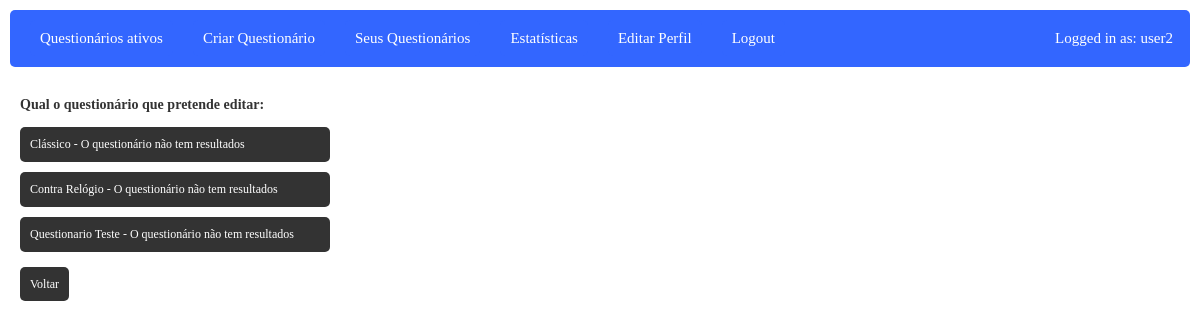
The page /php/www/editarQuestionario.php (signed in) on the database its author committed.
### tables this page shows
CREATE TABLE `users` (
  `id` int(11) NOT NULL,
  `nome` varchar(80) NOT NULL,
  `email` varchar(100) NOT NULL,
  `password` varchar(200) NOT NULL,
  `tipo` int(11) NOT NULL
);

CREATE TABLE `questionario` (
  `QuestionarioID` int(11) NOT NULL,
  `UserCriacao` int(11) NOT NULL,
  `Modo` varchar(50) NOT NULL,
  `Titulo` varchar(50) NOT NULL,
  `Descricao` text NOT NULL,
  `DataDeCriacao` date DEFAULT NULL,
  `Acesso` varchar(50) NOT NULL,
  `Dificuldade` varchar(50) NOT NULL,
  `TimerMinutos` int(11) NOT NULL,
  `TimerSegundos` int(11) NOT NULL
);

### php/www/functions.php (called while the page is built, shortened)
<?php
function loggedin(){
	if(isset($_SESSION['user_id']) && !empty($_SESSION['user_id'])){
		return true;
	}else{
		return false;
	}
}
function get_all_users($pdo){
	$statement = $pdo->prepare("SELECT * FROM users");
	$statement->execute();
	$all_users = $statement->fetchAll();
	return $all_users;
}
function get_all_questionarios($pdo){
    $statement = $pdo->prepare("SELECT * FROM questionario");
    $statement->execute();
    $all_questionarios = $statement->fetchAll();
    return $all_questionarios;
}

### php/www/editarQuestionario.php (the view, shortened to what this page needs)
<html>
<link rel='stylesheet' href='style.css'/>
<?php
include 'functions.php';
include 'header.php';
$pdo = create_database_connection();
?>
<div class='container'>
	<h3>Qual o questionário que pretende editar:</h3>
	<?php
		$questionarios=get_all_questionarios($pdo);
		$resultados=get_all_resultados($pdo);
		foreach($questionarios as $questionario){
			$respondido=0;
			$questionario_id=$questionario["QuestionarioID"];
			$questionario_titulo=$questionario["Titulo"];
			foreach($resultados as $resultado){
				if($resultado['QuestionarioID']==$questionario_id){
					$respondido=1;
				}
			}
			if($respondido==0){
				echo "<a href='editarQuestionarioEscolha.php?questionario=$questionario_id' class='box' style='display:block' >$questionario_titulo - O questionário não tem resultados</a>";
			}
		}
		?>
		<a href='gerirQuestionarios.php' class='box'>Voltar</a>
</div>
</body>
</html>

### php/www/header.php (shortened to what this page needs)
<div id='title_bar'>
<ul>
	<?php
	if(loggedin()){
		?>
		<?php
		$my_id=$_SESSION['user_id'];
		$pdo = create_database_connection();
		$users=get_all_users($pdo);
        $questionarios=get_all_questionarios($pdo);
        ?><li><a href='questionariosAtivos.php'>Questionários ativos</a></li><?php
        ?><li><a href='introduzirQuestionarioModo.php'>Criar Questionário</a></li><?php
        ?><li><a href='opcoesSeusQuestionarios.php' class='box' >Seus Questionários</a></li><?php
		foreach($users as $user){
			$user_id=$user["id"];
			if($user_id==$my_id){
				if($user['tipo']==1){
					?>
                    <li><a href='apagarQuestionario.php'>Apagar Questionários</a></li>
                    <li><a href='membros.php'>Membros</a></li>
                    <li><a href='gerirUtilizadores.php'>Gerir Utilizadores</a></li>
					<?php
				}if($user['tipo']==0){
					?>
                    <li><a href='estatisticas.php' class='box' >Estatísticas</a></li>
                    <li><a href='editarPerfil.php' class='box'>Editar Perfil</a></li>
					<?php
				}
			}
		}
		?>
		<li><a href='logout.php'>Logout</a></li>
		<div class="topright">
		<?php
		foreach($users as $user){
			$userid=$user["id"];
			if($userid==$my_id){
				$nome=$user['nome'];
				echo "<h10>Logged in as: $nome</h10>";
			}
		}
		?>
		</div>
		<?php
	}else{
		?>
		<li><a href='login.php'>Log in</a></li>
		<li><a href='registar.php'>Registar</a></li>
		<?php
	}
	?>
</ul>
</div>

### php/www/style.css (style rules this page uses)
#title_bar { background: #3366ff; color:#333; padding: 10px; border-radius:5px; }
#title_bar ul { list-style:none; padding: 0px; margin:0px; }
#title_bar ul li { float:left; padding:10px 10px; }
#title_bar ul li a { background: #3366ff; color: #ffffff; font-size: 15px; padding: 10px; text-decoration: none; border-radius: 5px; }
.container { background: #ffffff; color:#333; padding:10px; border-radius: 20px; margin:5px 0px; min-height: 800px; }
.box { background: #333; color: #fff; padding:10px; border-radius: 5px; margin: 10px 0px; width:25%; text-decoration:none; }
.topright { position: absolute; top: 28px; right: 25px; font-size: 15px; background: #3366ff; color: #ffffff; padding: 2px; width:auto; }

### rows shown on the page
users: tipo "Estatísticas", nome "user2"
questionario: Titulo "Clássico"
questionario: Titulo "Contra Relógio"
questionario: Titulo "Questionario Teste"
